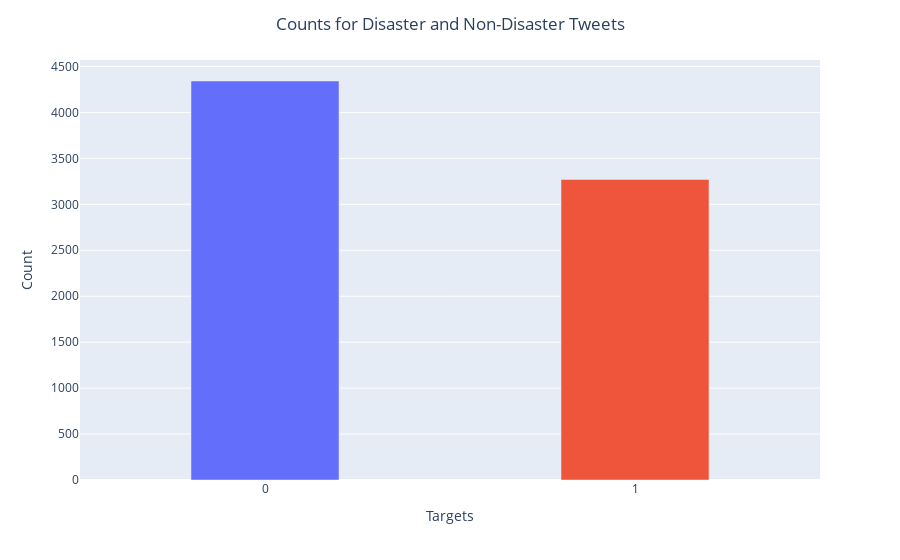

Notebook source saved alongside this figure:
### Code cell
#from above we can see that keyword and location columns of our data are missing values.
#we visualize the counts of our target column
data = data[['text','target']]
fig = px.bar(x=["0","1"], y=data["target"].value_counts(),color=["red", "goldenrod"])
for dt in fig.data:
    dt["width"] = 0.4 #Change this value for bar widths
fig.update_layout(
    title_text = "Counts for Disaster and Non-Disaster Tweets",
    title_x=0.5,
    xaxis_title="Targets",
    yaxis_title="Count",
    showlegend=False
).show()

# py.plot(fig,filename='Counts for Disaster and Non-Disaster Tweets',auto_open=False,show_link=False)

### Figure 1 — Plotly figure (JSON) as saved in the notebook; plotly's stock layout.template omitted (floating-point values rounded to 4 significant figures)
{"data": [{"alignmentgroup": "True", "hovertemplate": "color=red<br>x=%{x}<br>y=%{y}<extra></extra>", "legendgroup": "red", "marker": {"color": "#636efa"}, "name": "red", "offsetgroup": "red", "orientation": "v", "showlegend": true, "textposition": "auto", "type": "bar", "width": 0.4, "x": ["0"], "xaxis": "x", "y": [4342], "yaxis": "y"}, {"alignmentgroup": "True", "hovertemplate": "color=goldenrod<br>x=%{x}<br>y=%{y}<extra></extra>", "legendgroup": "goldenrod", "marker": {"color": "#EF553B"}, "name": "goldenrod", "offsetgroup": "goldenrod", "orientation": "v", "showlegend": true, "textposition": "auto", "type": "bar", "width": 0.4, "x": ["1"], "xaxis": "x", "y": [3271], "yaxis": "y"}], "layout": {"barmode": "relative", "legend": {"title": {"text": "color"}, "tracegroupgap": 0}, "margin": {"t": 60}, "showlegend": false, "title": {"text": "Counts for Disaster and Non-Disaster Tweets", "x": 0.5}, "xaxis": {"anchor": "y", "domain": [0, 1], "title": {"text": "Targets"}, "type": "category", "range": [-0.5, 1.5], "autorange": true}, "yaxis": {"anchor": "x", "domain": [0, 1], "title": {"text": "Count"}, "type": "linear", "range": [0, 4571.0], "autorange": true}, "autosize": true}}
